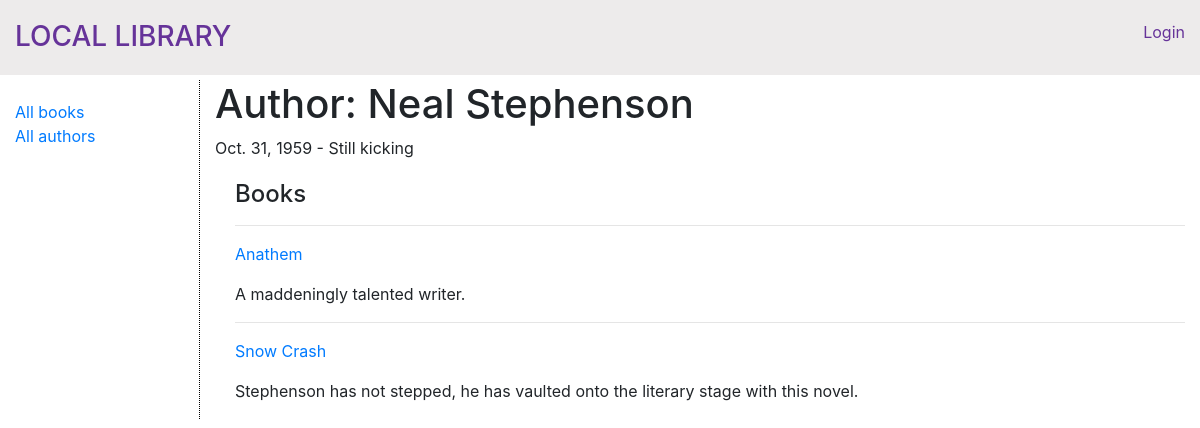
The app's page /catalog/author/1 with its own data.
### catalog/models.py (models this page shows, shortened)
class Author(models.Model):
    first_name = models.CharField(max_length=100)
    last_name = models.CharField(max_length=100)
    date_of_birth = models.DateField(null=True, blank=True)
    date_of_death = models.DateField('Died', null=True, blank=True)
    class Meta:
        ordering = ['last_name', 'first_name']

class Book(models.Model):
    title = models.CharField(max_length=200)
    author = models.ForeignKey('Author', on_delete=models.SET_NULL, null=True)
    summary = models.TextField(max_length=1000, help_text='Enter a brief description of the book')
    isbn = models.CharField('ISBN', max_length=13, help_text='13 Character <a href="https://www.isbn-international.org/content/what-isbn">ISBN number</a>')
    genre = models.ManyToManyField(Genre, help_text='Select a genre for this book')
    language = models.ForeignKey(Language, on_delete=models.SET_NULL, null=True)
    class Meta():
        ordering = ['title']
    def get_absolute_url(self):
        return reverse('book-detail', args=[str(self.id)])
    def display_genre(self):
        """Create a string for the Genre. This is required to display genre in Admin."""
        return ', '.join(genre.name for genre in self.genre.all()[:3])
    display_genre.short_description = 'Genre'
    '''
    def display_language(self):
        """Create a string for the Language. This is required to display language in Admin."""
        return self.language.name

    display_language.short_description = 'Language'
    '''

### catalog/views.py (the view)
# urls.py: path('author/<int:pk>', views.AuthorDetailView.as_view(), name='author-detail'),
class AuthorDetailView(generic.DetailView):
    model = Author

### catalog/templates/catalog/author_detail.html (shortened to what this page needs)
{% extends "base_generic.html" %}
{% block content %}
  <h1>Author: {{ author.first_name }} {{author.last_name}}</h1>
  <p>{{author.date_of_birth}} - {% if author.date_of_death != None %}{{author.date_of_death}}{% else %}Still kicking{% endif %}</p>
  <div style="margin-left:20px;margin-top:20px">
    <h4>Books</h4>
    {% for book in author.book_set.all %}
      <hr>
      <p class="">
        <a href='{{book.get_absolute_url}}'>{{ book.title }}</a>
      </p>
      <p>{{book.summary}}</p>
    {% endfor %}
  </div>
{% endblock %}

### records on screen
Author: first_name "Neal", last_name "Stephenson", date_of_birth "Oct. 31, 1959"
Book: title "Anathem", summary "A maddeningly talented writer."
Book: title "Snow Crash", summary "Stephenson has not stepped, he has vaulted onto the literary stage with this novel."
